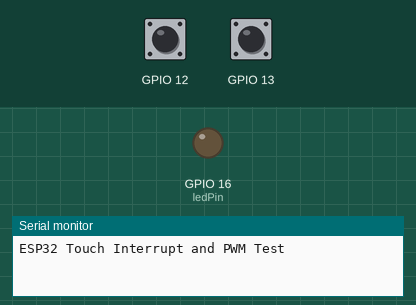
This sketch was run on a simulated ESP32. Shown: output pins drawn as LEDs (lit = HIGH), the last lines printed to the serial monitor. The inputs (shaded band) are chosen by the test bench; at power-on: GPIO 12 HIGH, GPIO 13 HIGH.

Above: at 2.2 s.
2.3 s: GPIO 12 pulled LOW for 0.15 s
At 3.05 s:
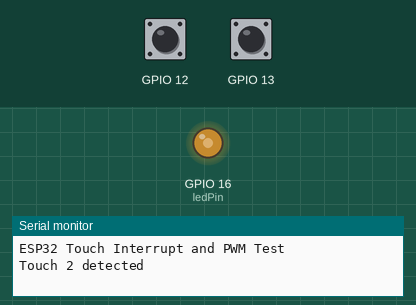
5.3 s: GPIO 13 pulled LOW for 0.15 s
At 7.1 s:
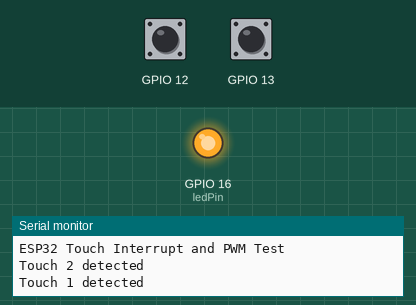
8.3 s: GPIO 12 pulled LOW for 1 s
At 10.6 s:
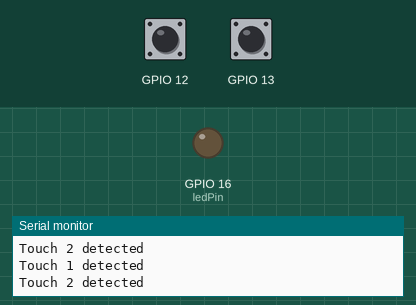
11.3 s: GPIO 13 pulled LOW for 1 s
At 12.9 s:
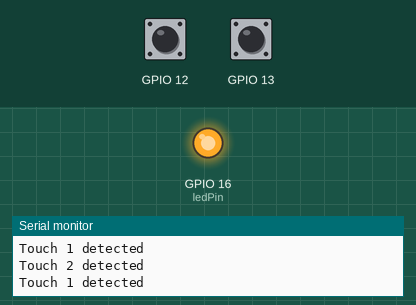
14.3 s: GPIO 12 pulled LOW for 3.2 s
At 16.4 s:
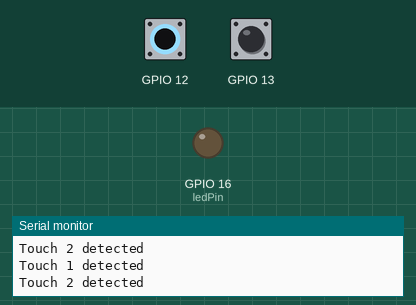
Timing chart, 0 to 17.9 s (numbered marks = the images above; inputs shaded):
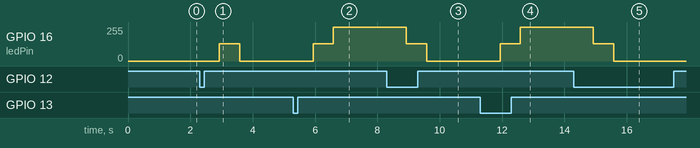

The sketch:

esp32pwmTouch.ino
```cpp
/*
 * ESP32 + IRF520 Mosfet driver module
 * Sfrutta la possibilità di usare i pin come sensori touch.
 * Sfrutta gli interrupt.
 *
 * 2 Touch in uso:
 * - GPIO12
 * - GPIO13
 *
 * segnale pwm nel GPIO16 <--> SIG nel modulo IRF520
 *
 * Toccando GPIO13: full duty cicle pwm (accendi le luci full power)
 * Toccando GPIO12: spegni tutto, duty cicle 0
*/

// PWM
const int ledPin = 16; // ovvero GPIO16
const int freq = 5000;
const int ledChannel = 0;
const int resolution = 8;
const int wait_this = 5; // millisecondi di rallentamento per la transizione

// Touch
const int threshold = 40;
bool touch1detected = false;
bool touch2detected = false;


void IRAM_ATTR gotTouch1(){
 touch1detected = true;
 // ledcWrite(ledChannel, 255);
}

void IRAM_ATTR gotTouch2(){
 touch2detected = true;
 // ledcWrite(ledChannel, 0);
}

void setup() {
  Serial.begin(115200);
  delay(1000); // give me time to bring up serial monitor
  Serial.println("ESP32 Touch Interrupt and PWM Test");
  touchAttachInterrupt(T4, gotTouch1, threshold); // GPIO13
  touchAttachInterrupt(T5, gotTouch2, threshold); // GPIO12

  // PWM
  ledcSetup(ledChannel, freq, resolution);
  ledcAttachPin(ledPin, ledChannel); // associa il canale alla GPIO specificata
}

void loop(){
  if(touch1detected){
    Serial.println("Touch 1 detected");
    accendiCanale(ledChannel);
    touch1detected = false;
  }
  if(touch2detected){
    Serial.println("Touch 2 detected");
    spegniCanale(ledChannel);
    touch2detected = false;
  }
}


// funzione per accendere un canale pwm
void accendiCanale(int onCanale){
  for(int dutyCycle = 0; dutyCycle <= 255; dutyCycle++){
    ledcWrite(onCanale, dutyCycle);
    delay(wait_this);
  }
}

// funzione per spegnere un canale pwm
void spegniCanale(int onCanale){
  for(int dutyCycle = 255; dutyCycle >= 0; dutyCycle--){
    ledcWrite(onCanale, dutyCycle);
    delay(wait_this);
  }
}
```

Measured:
- after the input at 2.3 s, GPIO 16 (ledPin): 0/255 → 128/255 after 0.63 s, → 0/255 0.65 s later
- after the input at 5.3 s, GPIO 16 (ledPin): 0/255 → 128/255 after 0.64 s, → 255/255 0.64 s later
- after the input at 8.3 s, GPIO 16 (ledPin): 255/255 → 128/255 after 0.63 s, → 0/255 0.65 s later
- after the input at 11.3 s, GPIO 16 (ledPin): 0/255 → 128/255 after 0.64 s, → 255/255 0.64 s later
- after the input at 14.3 s, GPIO 16 (ledPin): 255/255 → 128/255 after 0.63 s, → 0/255 0.65 s later
